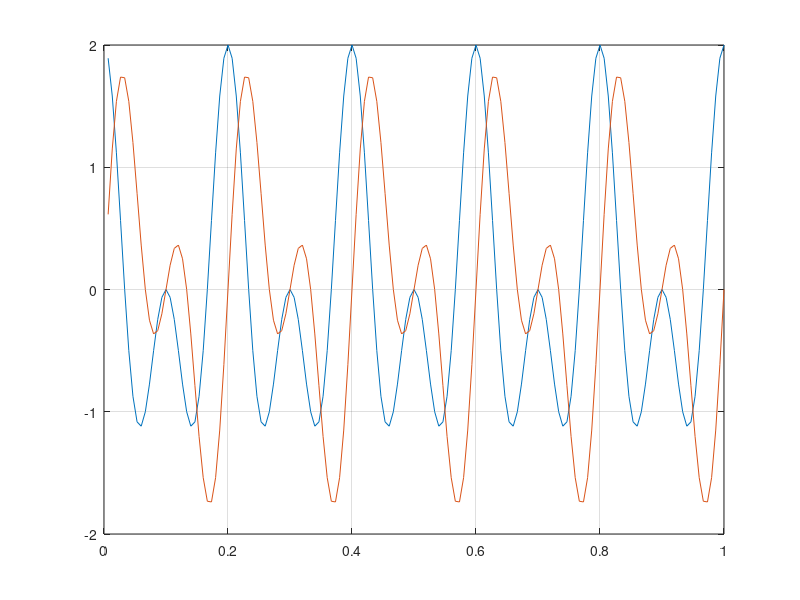

Reproduce this figure in MATLAB.
clear all
close all
clc

% 2D Line Plot
%Provide the Sampling Frequency and Frequency.............
fs = 150;
t = (0+(1/fs)):(1/fs):1;
f = 5;
f1 = 10;

%Generate the Cosine Singnal.................
x = cos(2*pi*f*t) + cos(2*pi*f1*t);
figure, 
plot(t, x), grid on;

%Generate the Sine Singnal.................
x1 = sin(2*pi*f*t) + sin(2*pi*f1*t);
hold on,
plot(t, x1), grid on;
